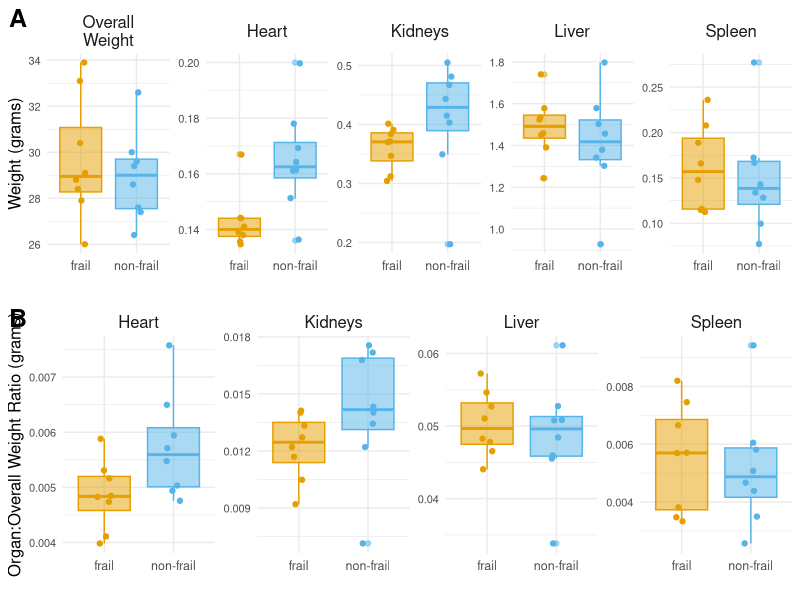

Write R code to recreate this figure. (Note: this script raises an error after producing the figure.)
library(tidyverse)
library(readxl)
library(cowplot)
library(writexl)


cbb <-  c("#E69F00", "#56B4E9", "#009E73", "#F0E442", "#0072B2", "#D55E00", "#CC79A7")


data <- read_excel("../data/weight_data.xlsx")

data <- data[-1,]

data <- data %>% mutate(status=ifelse(Strain=="IL-10 ko", "frail", "non-frail"))

#remove 2, 5, 11 because they have tumors
data <- data %>% filter(!`Mouse ID#` %in% c("M002", "M005", "M011"))

data <- type.convert(data)


df <- data %>% dplyr::rename("Overall\nWeight"=Weight) %>%pivot_longer(-c(`Mouse ID#`, Strain, Gender, `Age (mo)`, status, Note), names_to="organ", values_to="val")

pure.weights <- df %>% mutate(organ=factor(organ, levels=c("Overall\nWeight", "Heart", "Kidneys", "Liver", "Spleen"))) %>% ggplot(aes(x=status, color=status, group=status, fill=status, y=val)) + facet_wrap(~organ, nrow=1, scales="free") + geom_boxplot(alpha=0.5) + theme_minimal() + xlab("") + ylab("Weight (grams)") + theme(legend.position="none", axis.text.x=element_text(size=9), axis.text.y=element_text(size=8), axis.title=element_text(size=12), strip.text=element_text(size=12)) + geom_jitter(width=0.1) + scale_color_manual(values=cbb[c(1,2)]) + scale_fill_manual(values=cbb[c(1,2)])

df.ratio <- data %>%pivot_longer(-c(Weight, `Mouse ID#`, Strain, Gender, `Age (mo)`, status, Note), names_to="organ", values_to="val") %>% mutate(val = val / Weight)

ratio <- df.ratio %>% mutate(organ=factor(organ, levels=c("Heart", "Kidneys", "Liver", "Spleen"))) %>% ggplot(aes(x=status, group=status, color=status, fill=status, y=val)) + facet_wrap(~organ, nrow=1, scales="free") + geom_boxplot(alpha=0.5) + theme_minimal() + xlab("") + ylab("Organ:Overall Weight Ratio (grams)") + theme(legend.position="none", axis.text.x=element_text(size=9), axis.text.y=element_text(size=8), axis.title=element_text(size=12), strip.text=element_text(size=12)) + geom_jitter(width=0.1) + scale_color_manual(values=cbb[c(1,2)]) + scale_fill_manual(values=cbb[c(1,2)])

ggsave(plot=plot_grid(pure.weights, ratio, nrow=2, labels=c("A", "B"), label_size=18), filename="../figs/weight-comparison.pdf", units="in", height=8, width=9)


#p-values 

organ_diffs <- function(df.ratio, tissue){
	
	dfr <- df.ratio %>% filter(organ==tissue) %>% select(status, val) %>% group_by(status) %>% group_split()

	tt <- t.test(dfr[[1]]$val, dfr[[2]]$val)$p.value %>% round(4)
	wilc <- wilcox.test(dfr[[1]]$val, dfr[[2]]$val)$p.value %>% round(4)

	#pct change in organ / weight ratio from non-frail to frail
	pc <-  (dfr[[1]]$val %>% mean() / dfr[[2]]$val %>% mean()) - 1

	pc <- round(pc * 100 , 2)

	return(data.frame(`t-test p-value`=tt, `Pct change in organ/weight ratio from non-frail to frail`=pc, organ=tissue))

}


summary <- rbind( organ_diffs(df.ratio, "Heart"),
organ_diffs(df.ratio, "Liver"),
organ_diffs(df.ratio, "Kidneys"),
organ_diffs(df.ratio, "Spleen") ) %>% as_tibble()

colnames(summary) <- c("t-test p-value", "Pct cange in organ:weight ratio from non-frail to frail", "Organ")

write_xlsx(summary, "../results/weight-comparison-results.xlsx")











